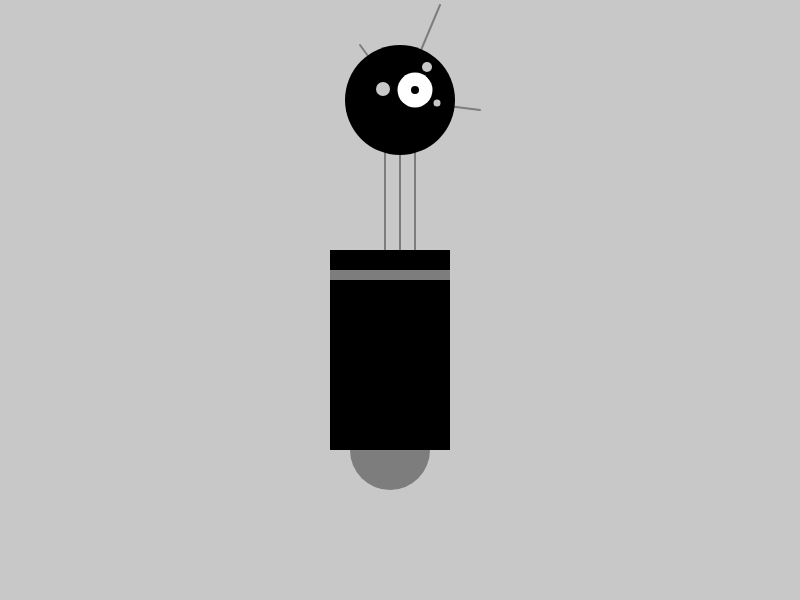
Frame 1 (no input)
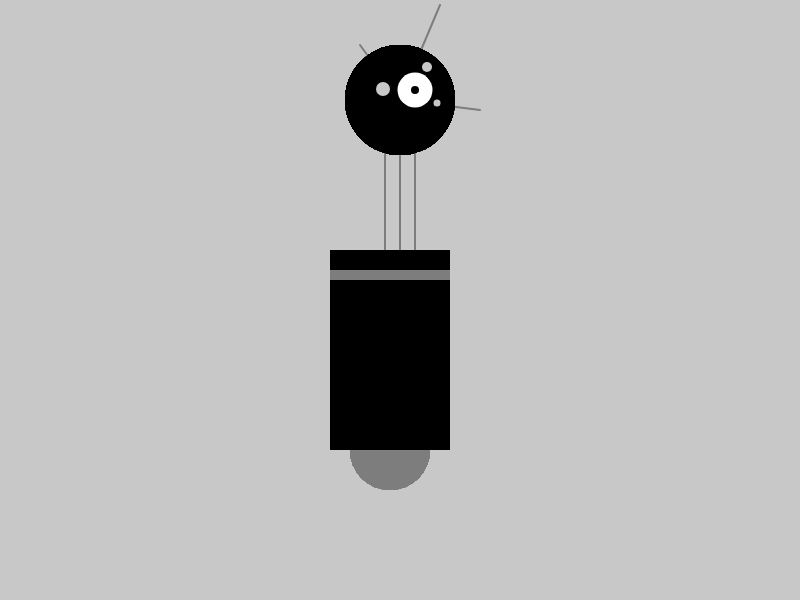
Frame 60 (no input)
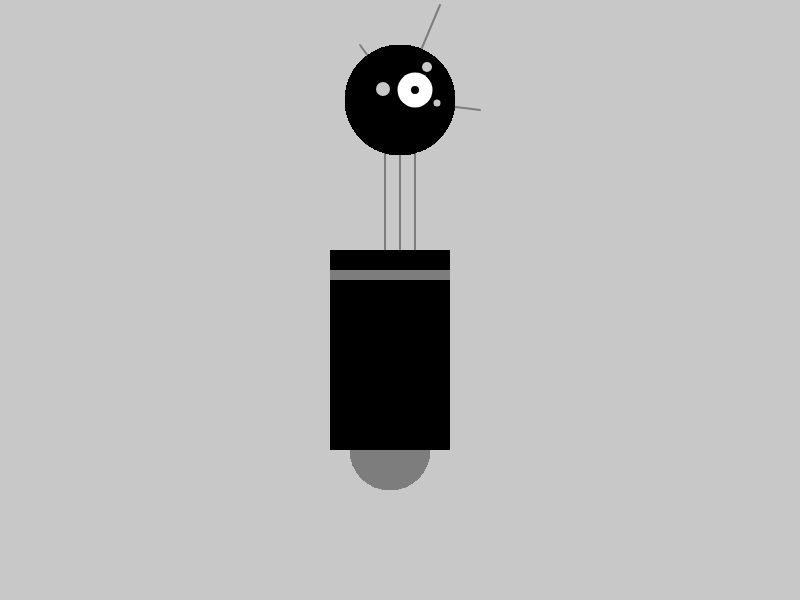
Frame 120 (the mouse pressed at the canvas centre since frame 60)

The p5.js sketch that drew these frames (run headless with seeded random() and noise() and a simulated clock; from frame 60 on, the mouse is pressed at the canvas centre):

// p5.js sketch
// ── sketch.js
function setup() {
  createCanvas(800, 600);
  background(200);
  strokeWeight(2);
}

function draw() {
  
  // Neck
  stroke(125);
  line(415,100,415,250);
  line(400,100,400,250);
  line(385,100,385,250);
  // Antennas
  line(400,100,360,45);
  line(400,100,440,5);
  line(400,100,480,110);
  // Body
  strokeWeight(0);
  fill(125);
  ellipse(390,450,80,80);
  fill(0);
  rect(330,250,120,200);
  fill(125);
  rect(330,270,120,10);
  // Head
  fill(0);
  ellipse(400,100,110,110);
  fill(255);
  ellipse(415,90,35,35);
  fill(0);
  ellipse(415,90,8,8);
  fill(200);
  ellipse(383,89,14,14);
  ellipse(427,67,10,10);
  ellipse(437,103,7,7);
  
}
